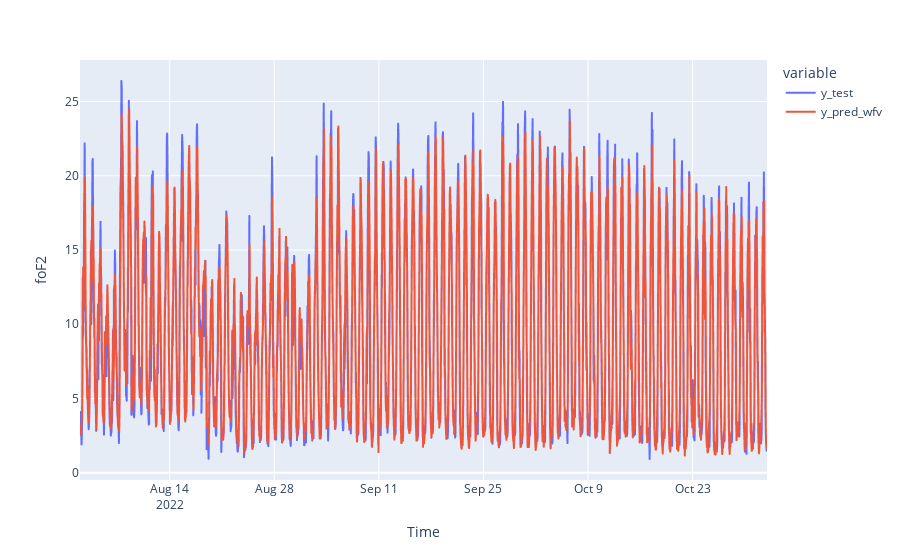

The notebook cell saved with this chart:
### Code cell
df_pred_test= pd.DataFrame({'y_test': y_test, 'y_pred_wfv':y_pred_wfv}, index= y_test.index)
fig = px.line(df_pred_test, labels={"value": "foF2"})
fig.show()

### Figure 1 — Plotly figure (JSON) as saved in the notebook; plotly's stock layout.template omitted (floating-point values rounded to 4 significant figures; data arrays with more than 128 entries replaced by an {"elided": "..."} marker saying what was removed)
{"data": [{"hovertemplate": "variable=y_test<br>Time=%{x}<br>foF2=%{y}<extra></extra>", "legendgroup": "y_test", "line": {"color": "#636efa", "dash": "solid"}, "marker": {"symbol": "circle"}, "mode": "lines", "name": "y_test", "showlegend": true, "type": "scattergl", "x": {"elided": "2209 str values"}, "xaxis": "x", "y": {"elided": "2209 float values"}, "yaxis": "y"}, {"hovertemplate": "variable=y_pred_wfv<br>Time=%{x}<br>foF2=%{y}<extra></extra>", "legendgroup": "y_pred_wfv", "line": {"color": "#EF553B", "dash": "solid"}, "marker": {"symbol": "circle"}, "mode": "lines", "name": "y_pred_wfv", "showlegend": true, "type": "scattergl", "x": {"elided": "2209 str values"}, "xaxis": "x", "y": {"elided": "2209 float values"}, "yaxis": "y"}], "layout": {"autosize": true, "legend": {"title": {"text": "variable"}, "tracegroupgap": 0}, "margin": {"t": 60}, "xaxis": {"anchor": "y", "autorange": true, "domain": [0, 1], "range": ["2022-08-02", "2022-11-01 23:00"], "title": {"text": "Time"}, "type": "date"}, "yaxis": {"anchor": "x", "autorange": true, "domain": [0, 1], "range": [-0.4894, 27.8], "title": {"text": "foF2"}, "type": "linear"}}}
